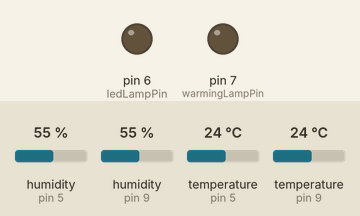
Recording of a sketch running on a simulated Arduino Uno, built for the host (arithmetic inside an expression is 32-bit, double 64-bit). Shown: output pins drawn as LEDs (lit = HIGH). Inputs (shaded band) come from the test bench; at power-on: humidity (sensors on pin 5, pin 9) 55 %, temperature (sensors on pin 5, pin 9) 24 °C.

Above: at 0.1 s.
At 60.1 s:
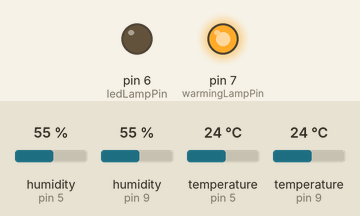
Timing chart, 0 to 61.6 s (numbered marks = the images above):
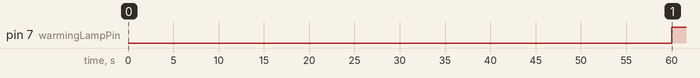

Measured:
- by itself, pin 7 (warmingLampPin): LOW → HIGH at 60.0 s

The sketch:

estufa.ino
```cpp
#include <EtherCard.h>

// Biblioteca DHT11 -> http://playground.arduino.cc/Main/DHT11Lib
#include <dht11.h>

/* Arduino PINs */
const int coolerPin      = 5;
const int ledLampPin     = 6;
const int warmingLampPin = 7;
const int internalTempSensorPin  = 9;
const int externalTempSensorPin  = 5;

/* Control variables */
float actualInternalTemperature = 0.0;
float actualInternalHumidity    = 0.0;
float actualExternalTemperature = 0.0;
float actualExternalHumidity    = 0.0;

/* Limits and intervals */
const float minTemperature = 28.0;
const float maxTemperature = 29.0;

/* Auxiliary variables */
const long readInterval = 1;  // in minutes
long previousMillis = 0; // will store last time the read interval was executed

/* PIN status */
int ledLampStatus        = LOW;
int warmingLampPinStatus = LOW;
int coolerPinStatus      = LOW;

/* Ethernet connection settings */
static byte mymac[] = { 0x74,0x69,0x69,0x2D,0x30,0x31 };
byte Ethernet::buffer[700];
static uint32_t timer;
Stash stash;
const char website[] PROGMEM = "estufa.rennerocha.com";
int ethernetAvailable = 0;

/* LED Lamp cycle time in minutes (ledLampOnTime + ledLampOffTime MUST be equal to 1440) */
const int ledLampOnTime = 720;
const int ledLampOffTime = 1440 - ledLampOnTime;

/* Counter for time LED lamp is On or Off */
int actualLedLampOn = 0;
int actualLedLampOff = 0;

int readTemperature(float& internalTemperature, float& internalHumidity, float& externalTemperature, float& externalHumidity) {
    dht11 internalDHT11;
    dht11 externalDHT11;

    int internalChk = internalDHT11.read(internalTempSensorPin);
    int externalChk = externalDHT11.read(externalTempSensorPin);

#ifdef DEBUG
    Serial.println("DHT11 reading");
#endif

    switch (internalChk) {
        case DHTLIB_OK:
            internalTemperature = (float)internalDHT11.temperature;
            internalHumidity = (float)internalDHT11.humidity;

#ifdef DEBUG
  Serial.print("Internal Temperature (°C): ");
  Serial.println(internalTemperature, 2);
  Serial.print("Internal Humidity (%): ");
  Serial.println(internalHumidity, 2);
#endif

            break;
        case DHTLIB_ERROR_CHECKSUM:
        case DHTLIB_ERROR_TIMEOUT:
        default:
            // Temperature/Humidity read failed
            internalTemperature = -1.0;
            internalHumidity    = -1.0;
    }

    switch (externalChk) {
        case DHTLIB_OK:
            externalTemperature = (float)externalDHT11.temperature;
            externalHumidity = (float)externalDHT11.humidity;

#ifdef DEBUG
  Serial.print("External Temperature (°C): ");
  Serial.println(externalTemperature, 2);
  Serial.print("External Humidity (%): ");
  Serial.println(externalHumidity, 2);
#endif

            break;
        case DHTLIB_ERROR_CHECKSUM:
        case DHTLIB_ERROR_TIMEOUT:
        default:
            // Temperature/Humidity read failed
            externalTemperature = -1.0;
            externalHumidity    = -1.0;
    }

    return 0;
}

int updateWarmingStatus(float temperature, float humidity) {
    int actualWarmingLampPinStatus = warmingLampPinStatus;

#ifdef DEBUG
  Serial.println("Updating warming status.");
#endif

    if(temperature < minTemperature) {
#ifdef DEBUG
  Serial.println("Starting warming.");
#endif
        warmingLampPinStatus = HIGH;
    } else if (temperature > maxTemperature) {
        // TODO Use cooler to raise temperature
#ifdef DEBUG
  Serial.println("Stopping warming.");
#endif
        warmingLampPinStatus = LOW;
    }

    if(actualWarmingLampPinStatus != warmingLampPinStatus) {
        digitalWrite(warmingLampPin, warmingLampPinStatus);
    }

    return 0;
}

int sendActualStatusToServer(float internalTemperature, float internalHumidity, float externalTemperature, float externalHumidity) {
#ifdef DEBUG
    Serial.println("Sending data to server");
#endif

    byte sd = stash.create();
    stash.print("internalTemperature=");
    stash.print(internalTemperature);
    stash.print("&internalHumidity=");
    stash.print(internalHumidity);
    stash.print("&externalTemperature=");
    stash.print(externalTemperature);
    stash.print("&externalHumidity=");
    stash.print(externalHumidity);
    stash.print("&ledLampStatus=");
    stash.print(ledLampStatus);
    stash.print("&warmingLampPinStatus=");
    stash.print(warmingLampPinStatus);
    stash.print("&coolerPinStatus=");
    stash.print(coolerPinStatus);
    stash.save();

    int stash_size = stash.size();

    Stash::prepare(PSTR("POST http://$F/estufa HTTP/1.1" "\r\n"
      "Host: $F" "\r\n"
      "Content-Length: $D" "\r\n"
      "\r\n"
      "$H"), website, website, stash_size, sd);

    ether.tcpSend();
}

void setup() {

#ifdef DEBUG
  Serial.begin(57600);
  Serial.println("Starting greenhouse.");
#endif

    pinMode(ledLampPin, OUTPUT);
    digitalWrite(ledLampPin, ledLampStatus);

    pinMode(warmingLampPin, OUTPUT);
    digitalWrite(warmingLampPin, warmingLampPinStatus);

    pinMode(coolerPin, OUTPUT);
    digitalWrite(coolerPin, coolerPinStatus);

    ethernetAvailable = (
        ether.begin(sizeof Ethernet::buffer, mymac) != 0
        && ether.dhcpSetup()
        && ether.dnsLookup(website));

#ifdef DEBUG
  Serial.print("Ethernet available: ");
  Serial.println(ethernetAvailable);
#endif

    readTemperature(actualInternalTemperature, actualInternalHumidity, actualExternalTemperature, actualExternalHumidity);
}


void loop() {
    unsigned long currentMillis = millis();

    ether.packetLoop(ether.packetReceive());

    if(currentMillis - previousMillis > readInterval * 1000 * 60) {

        if(ledLampStatus == LOW) {
#ifdef DEBUG
  Serial.print("actualLedLampOff: ");
  Serial.println(actualLedLampOff);
  Serial.print("ledLampOffTime: ");
  Serial.println(ledLampOffTime);
#endif
            actualLedLampOff++;
            if(actualLedLampOff > ledLampOffTime) {
              ledLampStatus = HIGH;
              actualLedLampOff = 0;
            }
        } else {
#ifdef DEBUG
  Serial.print("actualLedLampOn: ");
  Serial.println(actualLedLampOn);
  Serial.print("ledLampOnTime: ");
  Serial.println(ledLampOnTime);
#endif
            actualLedLampOn++;
            if(actualLedLampOn > ledLampOnTime) {
              ledLampStatus = LOW;
              actualLedLampOn = 0;
            }
        }
        digitalWrite(ledLampPin, ledLampStatus);

        previousMillis = currentMillis;
        readTemperature(actualInternalTemperature, actualInternalHumidity, actualExternalTemperature, actualExternalHumidity);

        /* Actions after sensor read */
        updateWarmingStatus(actualInternalTemperature, actualInternalHumidity);

        if(ethernetAvailable) {
            sendActualStatusToServer(actualInternalTemperature, actualInternalHumidity, actualExternalTemperature, actualExternalHumidity);
        } else {
            ethernetAvailable = (
              ether.begin(sizeof Ethernet::buffer, mymac) != 0
              && ether.dhcpSetup()
              && ether.dnsLookup(website));
#ifdef DEBUG
  Serial.print("Ethernet available: ");
  Serial.println(ethernetAvailable);
#endif
        }
    }
}
```
